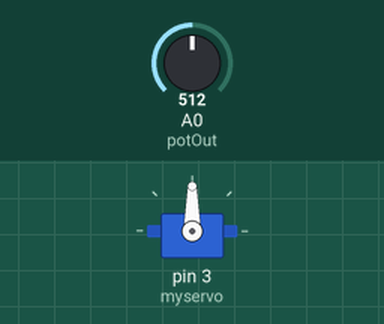
This sketch was run on a simulated Arduino Uno, built with avr-gcc and run on an emulated ATmega328P. On the bench: servo. The inputs (shaded band) are chosen by the test bench; at power-on: A0 (potOut) = 512. What the sketch prints to the serial monitor is not drawn.

Above: at 1.2 s.
1.3 s: A0 (potOut) set to 716
At 2.0 s:
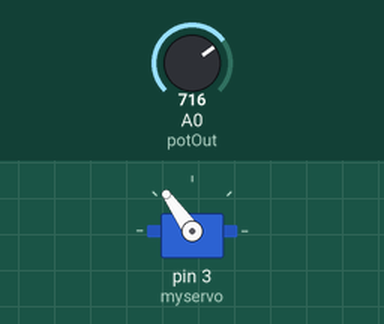
2.8 s: A0 (potOut) set to 900
At 3.3 s:
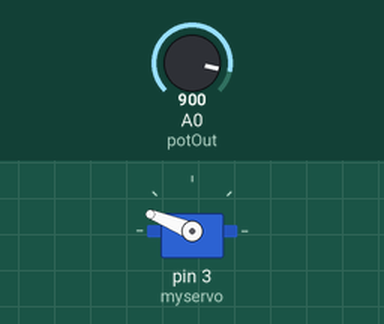
4.3 s: A0 (potOut) set to 1023
At 5.5 s:
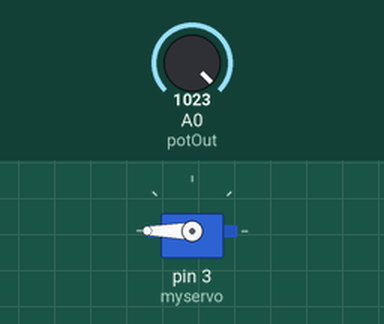
5.8 s: A0 (potOut) set to 306
At 6.8 s:
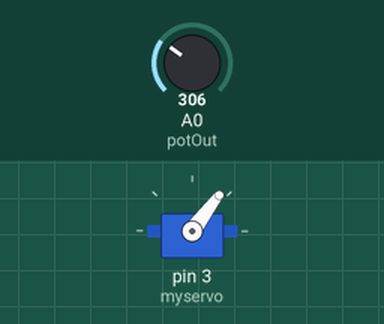
7.3 s: A0 (potOut) set to 122
At 7.8 s:
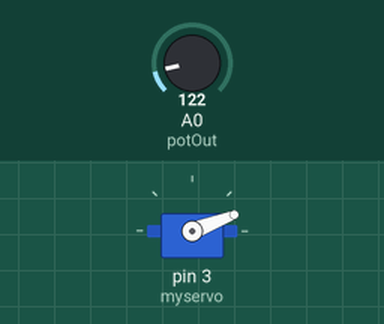
8.8 s: A0 (potOut) set to 0
At 10.0 s:
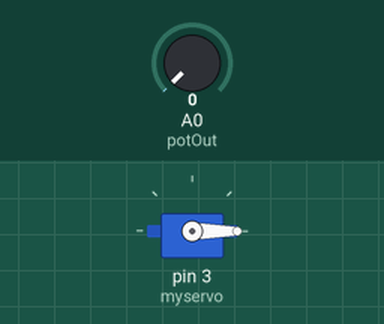
Timing chart, 0 to 11.3 s (numbered marks = the images above; inputs shaded):
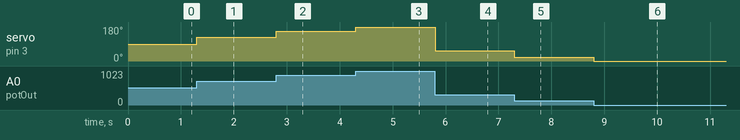

The sketch:

sketch_may25d.ino
```cpp
#include<Servo.h>

Servo myservo;

int potOut = A0;
int value;
int angle;

void setup() {
  // put your setup code here, to run once:
  myservo.attach(3);
  pinMode(potOut, INPUT);
  Serial.begin(9600);
}

void loop() {
  // put your main code here, to run repeatedly:
  value = analogRead(potOut);
  angle = map(value, 0, 1023, 0, 180);
  myservo.write(angle);
  Serial.println(angle);

}
```

Measured:
- after the input at 1.3 s, servo on pin 3 (myservo): 90° → 125° at once
- after the input at 2.8 s, servo on pin 3 (myservo): 125° → 158° at once
- after the input at 4.3 s, servo on pin 3 (myservo): 158° → 180° at once
- after the input at 5.8 s, servo on pin 3 (myservo): 180° → 53° at once
- after the input at 7.3 s, servo on pin 3 (myservo): 53° → 21° at once
- after the input at 8.8 s, servo on pin 3 (myservo): 21° → 0° at once
